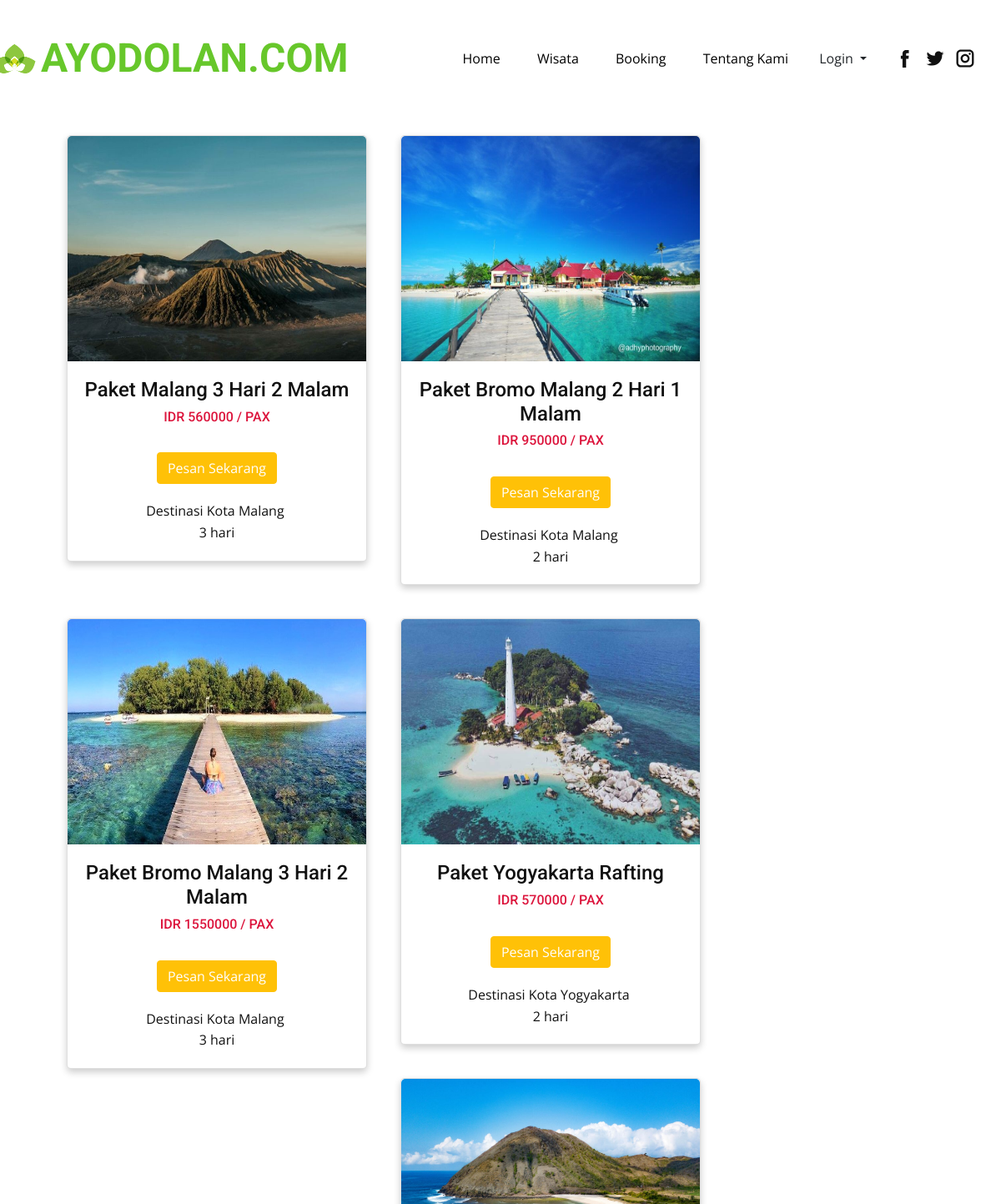
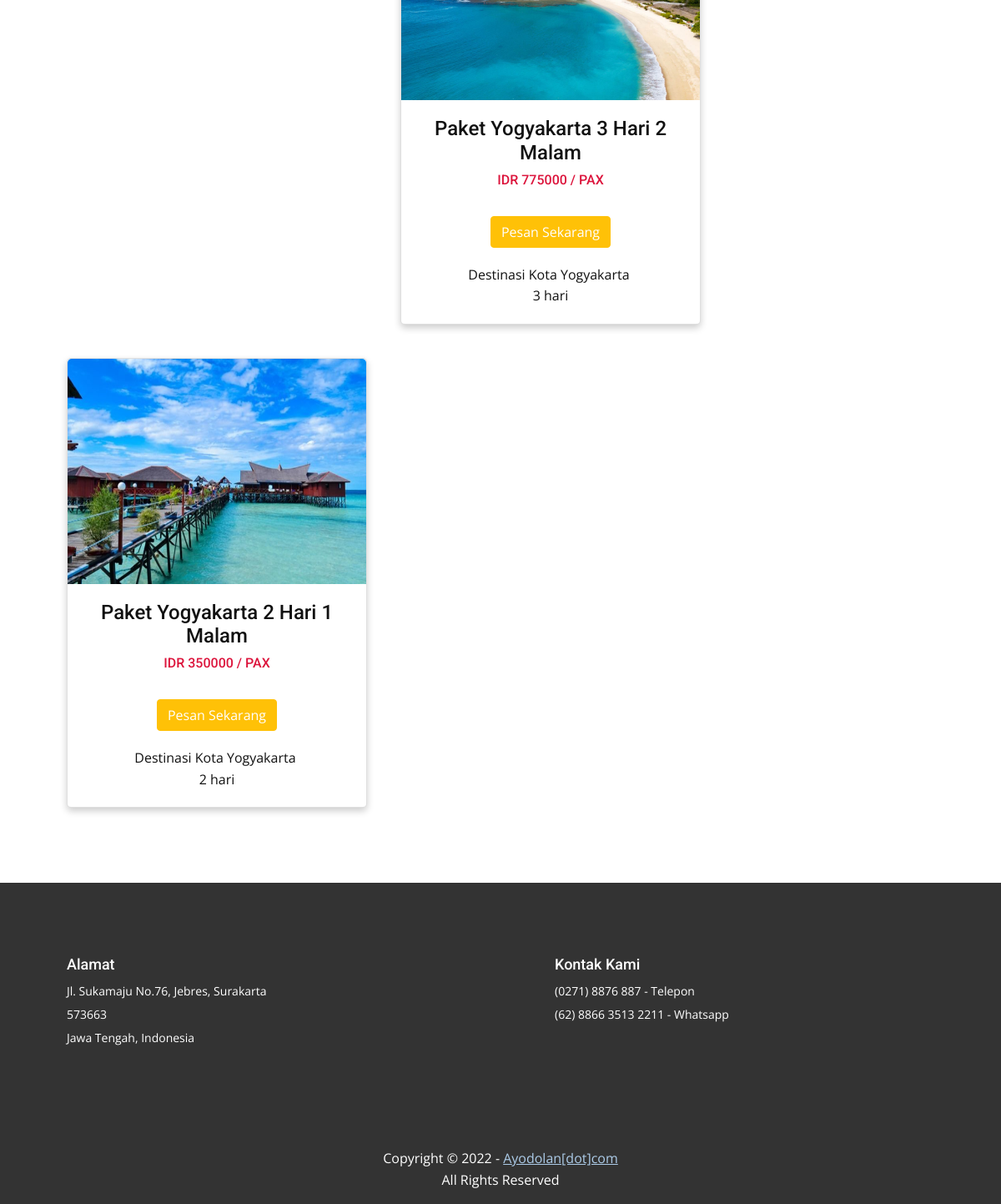
The app's page /ayodolan/Wisata.php with its own data (2 pictures, top to bottom).
### tables this page shows
CREATE TABLE `paket_wisata` (
  `id_paket` varchar(12) NOT NULL,
  `nama_paket` varchar(50) DEFAULT NULL,
  `harga_paket` int(8) NOT NULL,
  `gambar` varchar(255) DEFAULT NULL,
  `lokasi` text NOT NULL,
  `durasi` int(2) DEFAULT NULL,
  `kota` varchar(30) DEFAULT NULL,
  `provinsi` varchar(20) DEFAULT NULL,
  `fasilitas` text DEFAULT NULL
);

### ayodolan/Wisata.php (the view, shortened to what this page needs)
<!DOCTYPE html>
<html style="font-size: 16px;">
  <head>
    <link rel="stylesheet" href="css/nicepage.css" media="screen">
    <link rel="stylesheet" href="css/Tentang-Kami.css" media="screen">
    <link rel="stylesheet" href="https://cdn.jsdelivr.net/npm/bootstrap@4.5.3/dist/css/bootstrap.min.css">
  </head>
  <body class="u-body"><header class="u-align-center-sm u-align-center-xs u-clearfix u-header u-header" id="sec-941d"><div class="u-clearfix u-sheet u-sheet-1">
        <a href="index.php" data-page-id="11901401" class="u-image u-logo u-image-1" data-image-width="150" data-image-height="150" title="Homepage">
          <img src="images/11901401-0.png" class="u-logo-image u-logo-image-1" data-image-width="63">
        </a>
        <div class="u-social-icons u-spacing-10 u-social-icons-1">
          <a class="u-social-url" target="_blank" href="#"><span class="u-icon u-icon-circle u-social-facebook u-social-type-logo u-icon-1"><svg class="u-svg-link" preserveAspectRatio="xMidYMin slice" viewBox="0 0 112 112"><use xmlns:xlink="http://www.w3.org/1999/xlink" xlink:href="#svg-1bdd"></use></svg></span>
          </a>
          <a class="u-social-url" target="_blank" href="#"><span class="u-icon u-icon-circle u-social-twitter u-social-type-logo u-icon-2"><svg class="u-svg-link" preserveAspectRatio="xMidYMin slice" viewBox="0 0 112 112"><use xmlns:xlink="http://www.w3.org/1999/xlink" xlink:href="#svg-da0f"></use></svg></span>
          </a>
          <a class="u-social-url" target="_blank" href="#"><span class="u-icon u-icon-circle u-social-instagram u-social-type-logo u-icon-3"><svg class="u-svg-link" preserveAspectRatio="xMidYMin slice" viewBox="0 0 112 112"><use xmlns:xlink="http://www.w3.org/1999/xlink" xlink:href="#svg-7368"></use></svg></span>
          </a>
        </div>
        <?php
          include('menu.php');
        ?>
        <h1 class="u-text u-text-custom-color-1 u-text-default u-title u-text-1">
          <a class="u-active-none u-border-none u-btn u-button-link u-button-style u-hover-none u-none u-text-custom-color-1 u-btn-1" href="index.php" data-page-id="11901401">AYODOLAN.COM</a>
        </h1>
      </div></header>
    <section class="u-clearfix u-section-1" id="sec-3762" style="padding-bottom:70px">
        <?php
          require('config.php');
          $query  = mysqli_query($conn, "SELECT * FROM paket_wisata");
          while ($data = mysqli_fetch_array($query)){
              ?>  <div class="konten">
                  <div class="column">
                    <div class="card" style="margin: 20px;">
                      <?php echo "<img src='images/wisata/$data[gambar]' height='270' alt='Avatar'>"; ?>
                      <div class="container" style="margin-top: 20px; text-align:center;">
                        <h4><?php echo $data["nama_paket"]?></h4>
                        <h6 style="color: crimson;">IDR <?php echo $data["harga_paket"]?> / PAX</h6>
                        <br>
                        <a href="Booking.php" class="btn btn-warning" style="color:white;">Pesan Sekarang</a>
                        <p class="u-text u-text-8">
                          Destinasi Kota <?php echo $data["kota"]?>&nbsp;
                          <br><?php echo $data["durasi"] . " hari"?>
                        </p>
                      </div>
                    </div>
                  </div>
                  </div>
        <?php } ?>
    </section>
    <footer class="u-clearfix u-footer u-grey-80" id="sec-c996"><div class="u-clearfix u-sheet u-sheet-1">
        <div class="u-clearfix u-expanded-width u-gutter-30 u-layout-wrap u-layout-wrap-1">
          <div class="u-gutter-0 u-layout">
            <div class="u-layout-row">
              <div class="u-align-left u-container-style u-layout-cell u-left-cell u-size-30 u-layout-cell-1">
                <div class="u-container-layout u-valign-top u-container-layout-1">
                  <div data-position="" class="u-position u-position-1">
                    <div class="u-block">
                      <div class="u-block-container u-clearfix">
                        <h5 class="u-block-header u-text u-text-1">Alamat</h5>
                        <div class="u-block-content u-text u-text-2">Jl. Sukamaju No.76, Jebres, Surakarta<br>573663<br>Jawa Tengah, Indonesia
                        </div>
                      </div>
                    </div>
                  </div>
                </div>
              </div>
              <div class="u-align-left u-container-style u-layout-cell u-right-cell u-size-30 u-layout-cell-2">
                <div class="u-container-layout u-valign-top u-container-layout-2">
                  <div data-position="" class="u-position u-position-2">
                    <div class="u-block">
                      <div class="u-block-container u-clearfix">
                        <h5 class="u-block-header u-text u-text-3"> Kontak Kami</h5>
                        <div class="u-block-content u-text u-text-4"> (0271) 8876 887 - Telepon<br>(62) 8866 3513 2211 - Whatsapp
                        </div>
                      </div>
                    </div>
                  </div>
                </div>
              </div>
            </div>
          </div>
        </div>
      </div></footer>
    <section class="u-backlink u-clearfix u-grey-80">
      <a>
        Copyright &copy; <script>document.write(new Date().getFullYear())</script> -</p>
      </a>
      <a class="u-link" href="index.php" target="_blank">
        Ayodolan[dot]com
      </a>
      <br>
      All Rights Reserved
    </section>
  </body>
</html>

### ayodolan/menu.php (shortened to what this page needs)
<nav class="u-align-left u-menu u-menu-dropdown u-offcanvas u-menu-1" style="color: black;">
          <div class="u-custom-menu u-nav-container">
            <ul class="u-nav u-unstyled u-nav-1">
              <li class="u-nav-item"><a class="u-button-style u-nav-link" href="index.php">Home</a></li>
              <li class="u-nav-item"><a class="u-button-style u-nav-link" href="Wisata.php">Wisata</a></li>
              <li class="u-nav-item"><a class="u-button-style u-nav-link" href="Booking.php">Booking</a></li>
              <li class="u-nav-item"><a class="u-button-style u-nav-link" href="Tentang-Kami.php">Tentang Kami</a></li>
              <li class="u-nav-item">
                <?php
                  if(isset($_SESSION['status'])){
                    echo "</li><li class='u-nav-item'>
                    <div class='dropdown'>
                      <a class='btn dropdown-toggle' href='#' role='button' id='dropdownMenuLink' data-toggle='dropdown' aria-haspopup='true' aria-expanded='false'>
                        Account
                      </a>
                      <div class='dropdown-menu' aria-labelledby='dropdownMenuLink' style='padding: 5px'>
                        <img src='ayodolan-admin/admin/images/user-2-icon.png' class='u-image u-image-circle' width='90px' style='margin-top:10px; display: block; margin-left: auto; margin-right: auto; margin-bottom:10px'>
                        <center> <a style='font-size:13px; padding-left:10px; padding-right:10px;'>";
                          echo $_SESSION['username'];
                        echo "</a></center><br>
                        <div class='dropdown-divider'></div>
                        <a class='dropdown-item' href='profile.php'>Profile</a>
                        <a class='dropdown-item' href='logout.php'>Logout</a>
                      </div>
                    </div>
                  </li>";
                  } else {
                    echo "</li><li class='u-nav-item'>
                    <div class='dropdown'>
                      <a class='btn dropdown-toggle' href='#' role='button' id='dropdownMenuLink' data-toggle='dropdown' aria-haspopup='true' aria-expanded='false'>
                        Login
                      </a>
                      <div class='dropdown-menu' aria-labelledby='dropdownMenuLink'>
                        <a class='dropdown-item' href='Login.php'>Login as User</a>
                        <a class='dropdown-item' href='ayodolan-admin/index.php'>Login as Admin</a>
                      </div>
                    </div>
                  </li>";
                  }
                ?>
            </ul>
          </div>
        </nav>

### ayodolan/css/Tentang-Kami.css (style rules this page uses)
.u-section-1 { background-image: none; }

### ayodolan/Wisata.php (style rules this page uses)
.konten { display: block; padding-left: 5%; }
.column { float: left; max-width: 400px; }
.card { box-shadow: 0 4px 8px 0 rgba(0,0,0,0.2); transition: 0.3s; border-radius: 5px; }
img { border-radius: 5px 5px 0 0; }

### records on screen
paket_wisata: gambar (picture), nama_paket "Paket Malang 3 Hari 2 Malam", harga_paket "560000", kota "Malang", durasi "3"
paket_wisata: gambar (picture), nama_paket "Paket Bromo Malang 2 Hari 1 Malam", harga_paket "950000", kota "Malang", durasi "2"
paket_wisata: gambar (picture), nama_paket "Paket Bromo Malang 3 Hari 2 Malam", harga_paket "1550000", kota "Malang", durasi "3"
paket_wisata: gambar (picture), nama_paket "Paket Yogyakarta Rafting", harga_paket "570000", kota "Yogyakarta", durasi "2"
paket_wisata: gambar (picture), nama_paket "Paket Yogyakarta 3 Hari 2 Malam", harga_paket "775000", kota "Yogyakarta", durasi "3"
paket_wisata: gambar (picture), nama_paket "Paket Yogyakarta 2 Hari 1 Malam", harga_paket "350000", kota "Yogyakarta", durasi "2"
